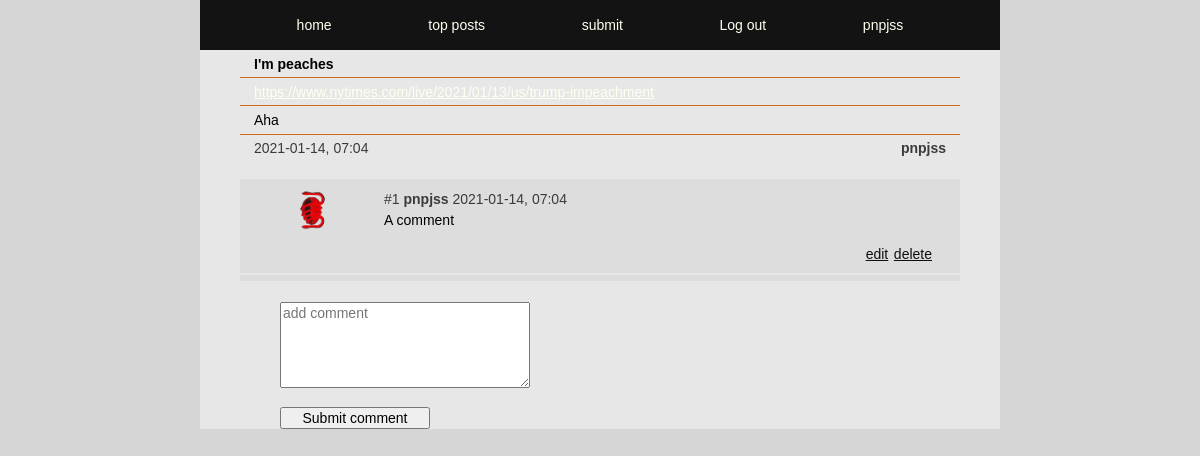
The app's page /comments.php?id=51&title=I& (signed in) with its own data.
### tables this page shows
CREATE TABLE posts (
id INTEGER PRIMARY KEY AUTOINCREMENT,
title TEXT,
user_id INTEGER,
url TEXT,
description TEXT,
post_date DATETIME);

CREATE TABLE users (
id INTEGER PRIMARY KEY AUTOINCREMENT,
username TEXT NOT NULL UNIQUE,
email TEXT NOT NULL UNIQUE,
firstname TEXT NOT NULL,
lastname TEXT NOT NULL,
passwd TEXT NOT NULL, 
biography TEXT, 
avatar TEXT);

CREATE TABLE comments (
id INTEGER PRIMARY KEY AUTOINCREMENT,
post_id INTEGER,
user_id INTEGER,
content TEXT,
date DATETIME);

### app/functions.php (called while the page is built, shortened)
<?php
function getPost($pdo, $postId)
{
    $statement = $pdo->query('SELECT posts.*, users.username FROM posts INNER JOIN users ON posts.user_id = users.id WHERE posts.id = :id');
    $statement->BindParam(':id', $postId, PDO::PARAM_INT);
    $statement->execute();
    $post = $statement->fetch(PDO::FETCH_ASSOC);
    return $post;
}
function fetchComments($pdo, $postId)
{
    $statement = $pdo->prepare("SELECT * FROM comments WHERE post_id = :postId ORDER BY Comments.post_id DESC");
    $statement->BindParam(':postId', $postId, PDO::PARAM_INT);
    $statement->execute();
    $userComments = $statement->fetchAll(PDO::FETCH_ASSOC);
    return $userComments;
}
function getPostAuthor($pdo, $commentUserId)
{
    $statement = $pdo->prepare("SELECT username, avatar from users where id = :commentUserId");
    $statement->BindParam(':commentUserId', $commentUserId, PDO::PARAM_INT);
    $statement->execute();
    $commentAuthor = $statement->fetch(PDO::FETCH_ASSOC);
    return $commentAuthor;
}
function getRandomKey($keyLength = 10)
{
    $characters = '0123456789abcdefghijklmnopqrstuvwxyzABCDEFGHIJKLMNOPQRSTUVWXYZ';
    $charactersLength = strlen($characters);
    $randomKey = '';
    for ($i = 0; $i < $keyLength; $i++) {
        $randomKey .= $characters[rand(0, $charactersLength - 1)];
    }
    return $randomKey;
}

### comments.php (the view, shortened to what this page needs)
<?php
require __DIR__ . ('/app/autoload.php');
require __DIR__ . ('/app/views/header.php');
require __DIR__ . ('/app/views/nav.php');
$postId = $_GET['id'];
$count = 0;
if (isset($_GET['id'])) {
    $post = getPost($pdo, $postId);
    $userComments = fetchComments($pdo, $postId);
}
$keyLength = 15;
$randomKey = getRandomKey($keyLength);
?>
<main>
    <section>
        <div class="comments-postitem">
            <div class="title">
                <h1><?php echo $post['title']; ?></h1>
            </div>
            <div class="url"><a href="<?php echo $post['url']; ?>"><?php echo $post['url']; ?></a></div>
            <div class="description">
                <p><?php echo $post['description']; ?></p>
            </div>
            <div class="postinfo">
                <p><?= $post['post_date']; ?></p>
                <b><?= $post['username']; ?></b>
            </div>
        </div>
        <div class="comments-items">
            <?php foreach ($userComments as $comment) : ?>
                <?php
                $count++;
                $commentUserId = $comment['user_id'];
                $commentAuthor = getPostAuthor($pdo, $commentUserId); ?>
                <div class="avatar">
                    <img src="<?php echo "/app/images/" . $commentAuthor['avatar']; ?>" height="50px" width="50px" alt="">
                </div>
                <div class="comment-info">
                    <?php echo '#' . $count; ?>
                    <b><?php echo $commentAuthor['username']; ?></b>
                    <?php echo $comment['date']; ?>
                    <div class="comment-content">
                        <?php echo $comment['content']; ?>
                    </div>
                </div>
                <div class="comment-edit">
                    <?php if ($commentUserId === $_SESSION['user']['id']) : ?>
                        <a href="<?= '/comment-update.php?commentid=' . $comment['id'] . '&&postid=' . $postId . '&&updatekey=' . $randomKey; ?>">edit</a>
                        <a href="<?= '/app/posts/comment-delete.php?commentid=' . $comment['id'] . '&&postid=' . $post['id'] . '&&updatekey=' . $randomKey; ?>">delete</a>
                    <?php endif; ?>
                </div>
                <span class="comment-span"></span>
            <?php endforeach; ?>
        </div>
        <div class="add-comment">
            <form action="comments.php?id=<?= $postId; ?>" method="post">
                <textarea name="comment" id="comment" cols="50" rows="5" placeholder="add comment" maxheight="200" maxlength="200"></textarea>
                <span class="comment-span"></span>
                <button type="text"> Submit comment </button>
            </form>
        </div>
    </section>
</main>

### app/assets/style.css (style rules this page uses)
* { box-sizing: border-box; margin: 0; font-family: Verdana, Geneva, Tahoma, sans-serif, Arial, Teko-regular; font-size: 14px; }
body { width: 100%; display: flex; justify-content: center; min-height: 100vh; width: 100%; position: absolute; margin-left: auto; margin-right: auto; background-color: rgb(214, 214, 214); }
a { color :ivory; }
main { display: flex; justify-content: center; height: 100%; width: 100%; background-color: #4e463a; max-width: 800px; }
section { display: flex; justify-content: center; width: 100% ; max-width: 800px; min-height:100% ; margin-top: 50px; background-color: rgb(231, 231, 231); flex-wrap: wrap; }

### app/assets/comments.css (style rules this page uses)
.comments-postitem { display: flex; flex-wrap: wrap; width: 90%; height:fit-content; word-wrap: break-word; border-top: 0; }
.comments-postitem > .title, .description, .url, .postinfo { padding: 0.4rem 0rem 0.4rem; }
.comments-postitem .title { width: 100%; height: auto; padding-left: 1rem; border-bottom: 1px solid chocolate; }
.comments-postitem .description { width: 100%; height: auto; padding-left: 1rem; border-bottom: 1px solid chocolate; }
.comments-postitem .url { width: 100%; height: auto; padding-left: 1rem; border-bottom: 1px solid chocolate; overflow: hidden; text-overflow: ellipsis; white-space: nowrap; }
.comments-postitem .postinfo { display: flex; justify-content: space-between; width: 100%; height: 1.2rem; padding-left: 1rem; padding-right: 1rem; margin-bottom: 2rem; font-size: 14px; color: rgb(59, 59, 59); }
.comments-items { display: flex; flex-wrap: wrap; width: 90% ; height: auto; background-color: rgb(221, 221, 221); align-items: flex-start; margin-bottom: 1.5rem; }
.comments-items > * { margin: 0.4rem 0 0.4rem ; }
.comments-items .avatar { display: flex; justify-content: center; align-items: center; width: 20%; height: auto; }
.comments-items img { border-radius: 50%; }
.comments-items .comment-info { width: 80%; padding-top: 0.4rem; font-size: 14px; color: rgb(59, 59, 59); }
.comments-items .comment-content { display: flex; min-height: 1rem; padding-right: 0.4rem; padding-top: 0.4rem; width: 100%; font-size: 14px; color: rgb(0, 0, 0); }
.comments-items .comment-edit { display: flex; justify-content: flex-end; width: 100%; padding-right: 2rem; font-size: 14px; }
.comment-edit a { color: rgb(15, 15, 15); padding-left: 0.4rem; }
.comment-span { display: flex; justify-content: center; align-items: center; width: 100%; height: 2px; background-color: rgb(231, 231, 231); }
.add-comment { display: flex; width: 90%; max-width: 800px; margin-left: 10%; justify-content: flex-start; }
.add-comment textarea { width: 250px; }
.add-comment button { width: 150px; margin-top: 1rem; }

### records on screen
posts: title "I'm peaches", url "https://www.nytimes.com/live/2021/01/13/us/trump-impeachment", description "Aha", post_date "2021-01-14, 07:04", user.username "pnpjss"
comments: user.avatar (picture), user.username "pnpjss", date "2021-01-14, 07:04", content "A comment"

### other values on screen
$_SESSION['user']['username'] "pnpjss"
